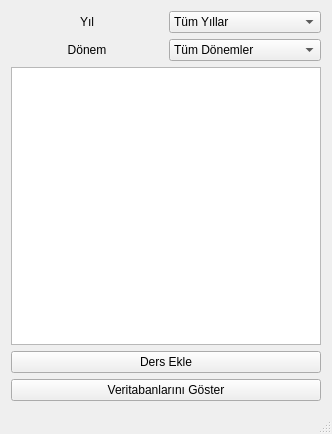
<?xml version="1.0" encoding="UTF-8"?>
<ui version="4.0">
 <class>proje</class>
 <widget class="QMainWindow" name="proje">
  <property name="geometry">
   <rect>
    <x>0</x>
    <y>0</y>
    <width>332</width>
    <height>434</height>
   </rect>
  </property>
  <property name="sizePolicy">
   <sizepolicy hsizetype="Ignored" vsizetype="Ignored">
    <horstretch>0</horstretch>
    <verstretch>0</verstretch>
   </sizepolicy>
  </property>
  <property name="windowTitle">
   <string>proje</string>
  </property>
  <widget class="QWidget" name="centralWidget">
   <layout class="QGridLayout" name="gridLayout_3">
    <item row="0" column="0">
     <layout class="QGridLayout" name="gridLayout_2">
      <item row="0" column="0">
       <widget class="QLabel" name="label_6">
        <property name="text">
         <string>Yıl</string>
        </property>
        <property name="alignment">
         <set>Qt::AlignCenter</set>
        </property>
       </widget>
      </item>
      <item row="0" column="1">
       <widget class="QComboBox" name="cbYil">
        <item>
         <property name="text">
          <string>Tüm Yıllar</string>
         </property>
        </item>
       </widget>
      </item>
      <item row="1" column="0">
       <widget class="QLabel" name="label_7">
        <property name="text">
         <string>Dönem</string>
        </property>
        <property name="alignment">
         <set>Qt::AlignCenter</set>
        </property>
       </widget>
      </item>
      <item row="1" column="1">
       <widget class="QComboBox" name="cbDonem">
        <item>
         <property name="text">
          <string>Tüm Dönemler</string>
         </property>
        </item>
        <item>
         <property name="text">
          <string>Güz</string>
         </property>
        </item>
        <item>
         <property name="text">
          <string>Bahar</string>
         </property>
        </item>
        <item>
         <property name="text">
          <string>Yaz</string>
         </property>
        </item>
       </widget>
      </item>
     </layout>
    </item>
    <item row="1" column="0">
     <widget class="QTableWidget" name="tableDersler"/>
    </item>
    <item row="2" column="0">
     <layout class="QGridLayout" name="gridLayout">
      <item row="0" column="0" colspan="2">
       <widget class="QPushButton" name="btnDersEkle">
        <property name="text">
         <string>Ders Ekle</string>
        </property>
       </widget>
      </item>
      <item row="1" column="0" colspan="2">
       <widget class="QPushButton" name="btnVeritabani">
        <property name="text">
         <string>Veritabanlarını Göster</string>
        </property>
       </widget>
      </item>
     </layout>
    </item>
   </layout>
  </widget>
  <widget class="QMenuBar" name="menuBar">
   <property name="geometry">
    <rect>
     <x>0</x>
     <y>0</y>
     <width>332</width>
     <height>24</height>
    </rect>
   </property>
  </widget>
  <widget class="QStatusBar" name="statusBar"/>
 </widget>
 <layoutdefault spacing="6" margin="11"/>
 <resources/>
 <connections/>
</ui>
